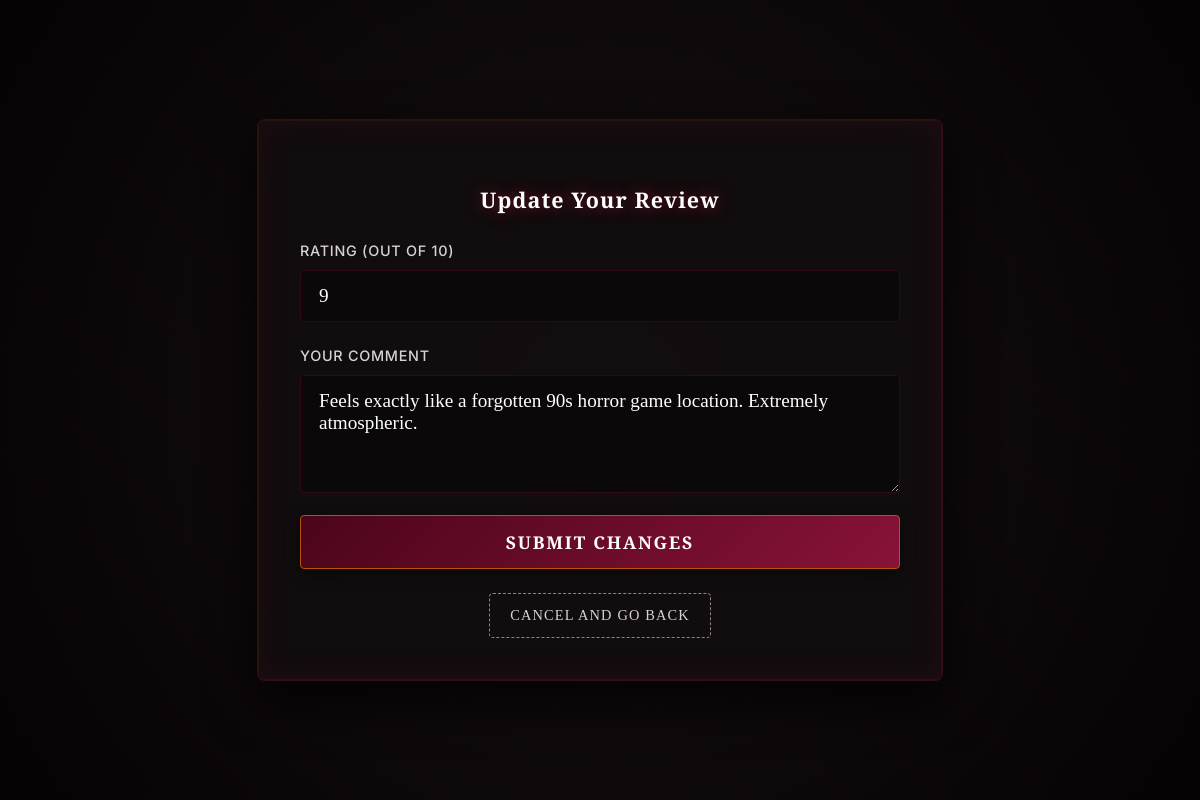
The app's page /review/3/update.html (signed in) with its own data.
### core/models.py (models this page shows, shortened)
class Review(models.Model):
    comment = models.TextField()
    rating = models.IntegerField()
    user = models.ForeignKey(User, on_delete=models.CASCADE)
    destination = models.ForeignKey(Destination, on_delete=models.CASCADE)

### core/views.py (the view)
# urls.py: path('review/<int:id>/update.html', Update_view, name='Update_view'),
@login_required
def Update_view(request, id):
    update = get_object_or_404(Review, id=id)
    if update.user != request.user:
        return HttpResponseForbidden("You can only edit your own reviews.")
    if request.method == "POST":
        update.comment = request.POST.get('comment')
        update.rating  = request.POST.get('rating')
        update.save()
        return redirect('review_view', Destination_id=update.destination_id)
    return render(request, 'core/update.html', {'update': update})

### templates/core/update.html (shortened to what this page needs)
{% load static %}
<!DOCTYPE html>
<html lang="en">
<head>
    <link rel="stylesheet" href="{% static 'core/styles.css' %}">
</head>
<body>
    <div class="page-wrapper">
        <div class="auth-card" style="max-width: 600px;">
            <div class="add-review-section">
                <h3 class="mb-4">Update Your Review</h3>
                <form method="POST" class="auth-form" action="">
                    <label for="id_rating">
                        Rating (out of 10)
                        <input type="number" id="id_rating" name="rating" min="1" max="10" value="{{ update.rating }}" required>
                    </label>
                    <label for="id_comment">
                        Your Comment
                        <textarea id="id_comment" name="comment" rows="4" required>{{ update.comment }}</textarea>
                    </label>
                    <button type="submit" class="btn">Submit Changes</button>
                </form>
            </div>
            <div class="navigation-links" style="margin-top: 24px; text-align: center;">
                <a href="{% url 'review_view' Destination_id=update.destination_id %}" class="back-home-btn">Cancel and Go Back</a>
            </div>
        </div>
    </div>
</body>
</html>

### static/core/styles.css (style rules this page uses)
:root { --bg-base: #060405; --bg-surface: #0f0b0c; --bg-card: rgba(18, 14, 15, 0.85); --bg-card-hover: rgba(26, 20, 21, 0.95); --accent-crimson: #881337; --accent-crimson-bright: #e11d48; --accent-gold: #b45309; --accent-gold-bright: #fbbf24; --border-gothic: rgba(136, 19, 55, 0.3); --border-gothic-bright: rgba(225, 29, 72, 0.6); --border-gold: rgba(180, 83, 9, 0.35); --border-gold-bright: rgba(251, 191, 36, 0.75); --text-primary: #f5f5f4; --text-secondary: #d6d3d1; --text-muted: #8c8581; --font-heading: 'Cinzel', serif; --font-body: 'Cormorant Garamond', serif; --font-ui: 'Inter', sans-serif; --gold-glow: rgba(251, 191, 36, 0.35); --primary-glow: rgba(225, 29, 72, 0.5); }
body { margin: 0; min-height: 100vh; font-family: var(--font-body); background: radial-gradient(circle at center, #160f11 0%, #0d0809 60%, #050304 100%); color: var(--text-primary); font-size: 1.15rem; line-height: 1.6; }
.page-wrapper { display: flex; align-items: center; justify-content: center; min-height: 100vh; padding: 40px 24px; box-sizing: border-box; }
.auth-card { width: 100%; max-width: 460px; padding: 42px; background: var(--bg-card); border: 1px solid var(--border-gothic); border-radius: 8px; box-shadow: 0 20px 50px rgba(0, 0, 0, 0.8), inset 0 0 30px rgba(136, 19, 55, 0.15); backdrop-filter: blur(12px); position: relative; overflow: hidden; }
.auth-card::before { content: ''; position: absolute; top: 0; left: 0; width: 100%; height: 100%; border: 1px solid rgba(180, 83, 9, 0.1); pointer-events: none; box-sizing: border-box; }
.auth-card h1, .auth-card h3 { font-family: var(--font-heading); font-weight: 700; color: #ffffff; text-shadow: 0 0 15px rgba(225, 29, 72, 0.5); letter-spacing: 0.05em; text-align: center; }
.auth-form { display: grid; gap: 22px; }
.auth-form label { display: grid; gap: 8px; font-family: var(--font-ui); font-size: 0.9rem; font-weight: 500; color: var(--text-secondary); letter-spacing: 0.05em; text-transform: uppercase; }
.auth-form input, .auth-form textarea { width: 100%; padding: 14px 18px; border: 1px solid var(--border-gothic); border-radius: 4px; background: rgba(10, 8, 9, 0.8); color: #ffffff; font-family: var(--font-body); font-size: 1.2rem; transition: all 0.3s ease; box-sizing: border-box; }
.auth-form input::placeholder, .auth-form textarea::placeholder { color: var(--text-muted); font-style: italic; }
.btn { display: inline-block; width: 100%; padding: 14px 0; border: 1px solid var(--accent-gold); border-radius: 4px; background: linear-gradient(135deg, #4c0519 0%, #881337 100%); color: #ffffff; font-family: var(--font-heading); font-weight: 700; font-size: 1.1rem; letter-spacing: 0.1em; cursor: pointer; transition: all 0.3s ease; box-shadow: 0 4px 15px rgba(0, 0, 0, 0.4); text-transform: uppercase; text-decoration: none; text-align: center; }
.back-home-btn { display: inline-block; text-align: center; background-color: transparent !important; border: 1px dashed var(--text-muted) !important; color: var(--text-secondary) !important; text-decoration: none !important; padding: 10px 20px; border-radius: 4px; transition: all 0.3s ease; font-family: var(--font-heading); font-size: 0.9rem; letter-spacing: 0.08em; text-transform: uppercase; }

### records on screen
Review: rating "9", comment "Feels exactly like a forgotten 90s horror game location. Extremely atmospheric."
